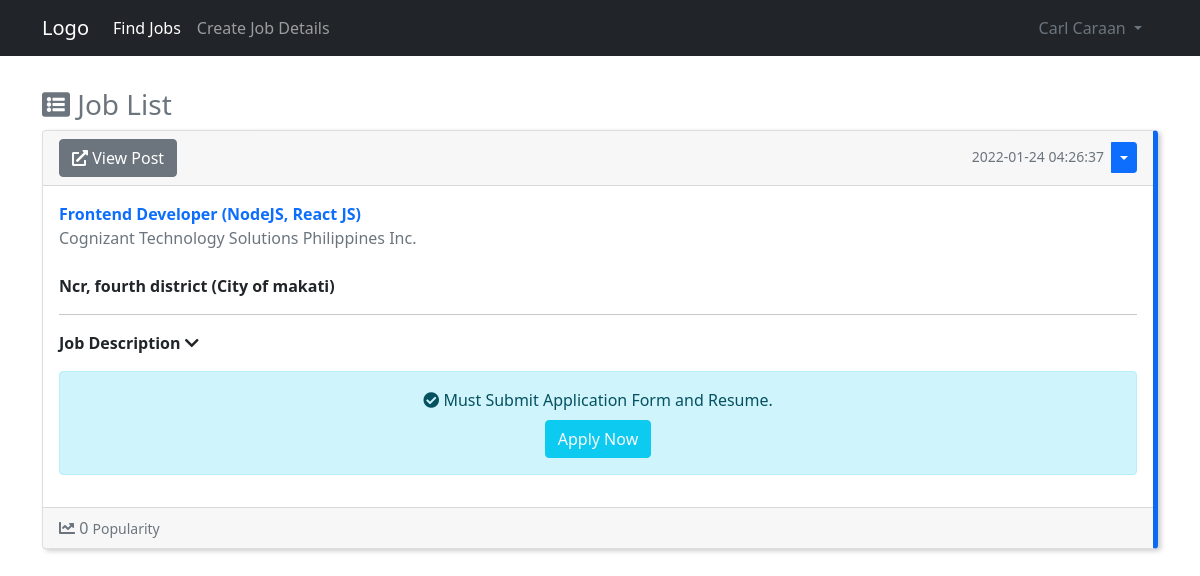
The page /home (signed in) on the database as committed earlier.
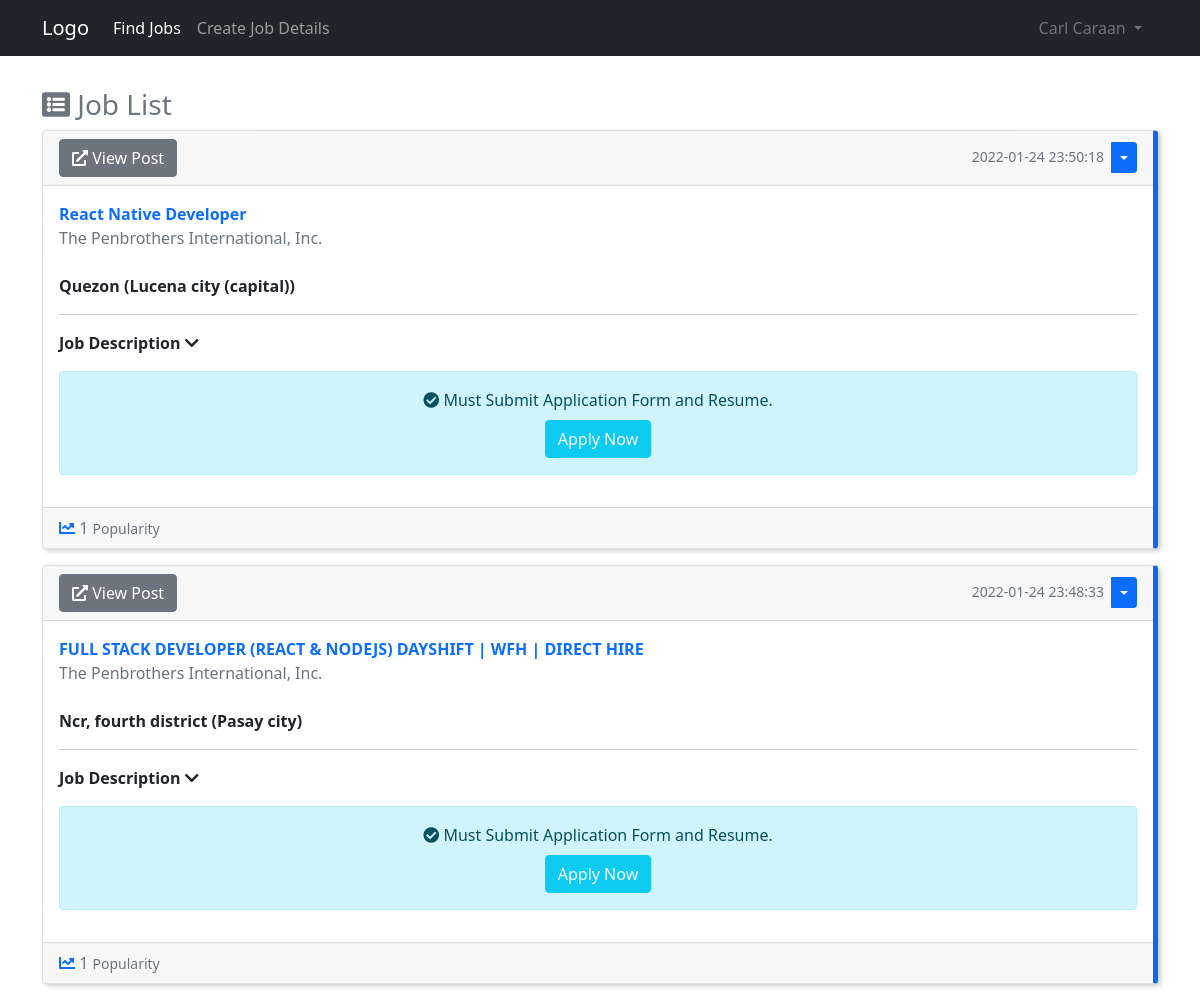
The same page on the database as committed later.
### website/models.py (models this page shows)
class Post(db.Model):
    id = db.Column(db.Integer, primary_key=True)
    title = db.Column(db.Text, nullable=False)
    text = db.Column(db.Text, nullable=False)
    date_created = db.Column(db.DateTime(timezone=True), default=func.now())
    author = db.Column(db.Integer, db.ForeignKey('user.id', ondelete="CASCADE"), nullable="False")
    likes = db.relationship('Like', backref='post', passive_deletes="True") # relationship of user and comments
    location = db.Column(db.Text, nullable=False)
    location1 = db.Column(db.Text, nullable=False)
    level = db.Column(db.Text, nullable=False)
    experience = db.Column(db.Text, nullable=False)
    specialization = db.Column(db.Text, nullable=False)
    qualification = db.Column(db.Text, nullable=True)
    qualification1 = db.Column(db.Text, nullable=True)
    qualification2 = db.Column(db.Text, nullable=True)
    jobtype = db.Column(db.Text, nullable=False)

class User(db.Model, UserMixin):
    id = db.Column(db.Integer, primary_key=True)
    email = db.Column(db.String(150), unique=True)
    username = db.Column(db.String(150), unique=True)
    firstname = db.Column(db.String(150))
    lastname = db.Column(db.String(150))
    company = db.Column(db.String(150))
    password = db.Column(db.String(150))
    usertype = db.Column(db.String(10))
    date_created = db.Column(db.DateTime(timezone=True), default=func.now())
    posts = db.relationship('Post', backref='user', passive_deletes="True") # relationship of user and posts
    likes = db.relationship('Like', backref='user', passive_deletes="True") # relationship of user and comments

### website/views.py (the view)
@views.route("/")
@views.route("/home")
@login_required
def home():
    posts = Post.query.order_by(Post.date_created.desc())
    return render_template("home.html", user=current_user, posts=posts)

### website/__init__.py (called while the page is built)
def create_app():
    app = Flask(__name__)
    app.config['SECRET_KEY'] = "helloworld"
    app.config['SQLALCHEMY_DATABASE_URI'] = f'sqlite:///{DB_NAME}'
    app.config['SQLALCHEMY_TRACK_MODIFICATIONS'] = True
    db.init_app(app)
    from .views import views
    from .auth import auth
    app.register_blueprint(views, url_prefix="/")
    app.register_blueprint(auth, url_prefix="/")
    from .models import User, Post
    create_database(app)
    login_manager = LoginManager()
    login_manager.login_view = "auth.login"
    login_manager.init_app(app)
    @login_manager.user_loader
    def load_user(id):
        return User.query.get(int(id))
    return app

### website/templates/home.html (shortened to what this page needs)
{% extends "posts_div.html" %}

### website/templates/posts_div.html (shortened to what this page needs)
{% extends "base.html" %}
{% set active_page = "view_post" %}
{% block content %}
<h3 class="text-muted mt-3">{% block header %}<i class="fas fa-list-alt"></i> Job List{% endblock %}</h3>
<div id="posts">
    {% if posts.all()|length > 0 %}
    {% for post in posts %}
    <div class="card mb-3" id="post_container">
        <div class="card-header d-flex justify-content-between align-items-center">
            <a href="/post/{{ post.id }}" class="btn btn-secondary"><i class="fas fa-external-link-alt"></i> View
                Post</a>
            {% if user.id == post.author %}
            <div class="btn-group">
                <small class="text-muted mt-1 me-2">{{ post.date_created }}</small>
                <button type="button" class="btn btn-sm btn-primary dropdown-toggle" data-bs-toggle="dropdown"></button>
            </div>
            {% endif %}
        </div>
        <div class="card-body">
            <span class="text-primary fw-bold">
                {{ post.title }}
            </span><br>
            <a class="text-secondary text-decoration-none" href="/posts/{{ post.user.company }}">{{ post.user.company
                }}</a><br><br>
            <span class="fw-bold">{{ post.location.capitalize() }} ({{ post.location1.capitalize() }})</span>
            <hr>
            <p class="fw-bold" data-bs-toggle="collapse" href="#collapseExample{{ post.id }}" role="button"
                aria-expanded="false" aria-controls="collapseExample">
                Job Description <i class="fas fa-chevron-down"></i>
            </p>
            <div class="alert alert-info text-center">
                <i class="fas fa-check-circle"></i>
                Must Submit Application Form and Resume.<br>
                <button class="btn btn-info mt-2">
                    <a class="text-light text-decoration-none" href="mailto:{{ post.user.email }}">Apply Now</a>
                </button>
            </div>
        </div>
        <div class="card-footer text-muted">
            {% if user.id in post.likes|map(attribute="author")|list %}
            <i class="fas fa-chart-line text-primary" id="like-button-{{ post.id }}" onclick="like({{ post.id }})"></i>
            {% else %}
            <i class="fas fa-chart-line" id="like-button-{{ post.id }}" onclick="like({{ post.id }})"></i>
            {% endif %}
            <span id="likes-count-{{ post.id }}">{{ post.likes|length }}</span> <small>Popularity</small>
        </div>
    </div>
    {% endfor %}
    {% else %}
    <div align="center">
        <img src="{{ url_for('static',filename='user/img/search.png') }}" width="450" alt=""><br>
        <h4 class="text-muted">No Job Listed.</h4>
    </div>
    {% endif %}
</div>
{% endblock %}

Rows that differ between the two databases and show on the page:
added Post: date_created "2022-01-24 23:50:18", title "React Native Developer", user.company "The Penbrothers International, Inc.", location "Quezon", location1 "Lucena city (capital)", likes|length "1"
changed Post "Ncr, fourth district": date_created "2022-01-24 04:26:37" → "2022-01-24 23:48:33"; title "Frontend Developer (NodeJS, React JS)" → "FULL STACK DEVELOPER (REACT & NODEJS) DAYSHIFT | WFH | DIRECT HIRE"; user.company "Cognizant Technology Solutions Philippines Inc." → "The Penbrothers International, Inc."; location1 "City of makati" → "Pasay city"; likes|length "0" → "1"
